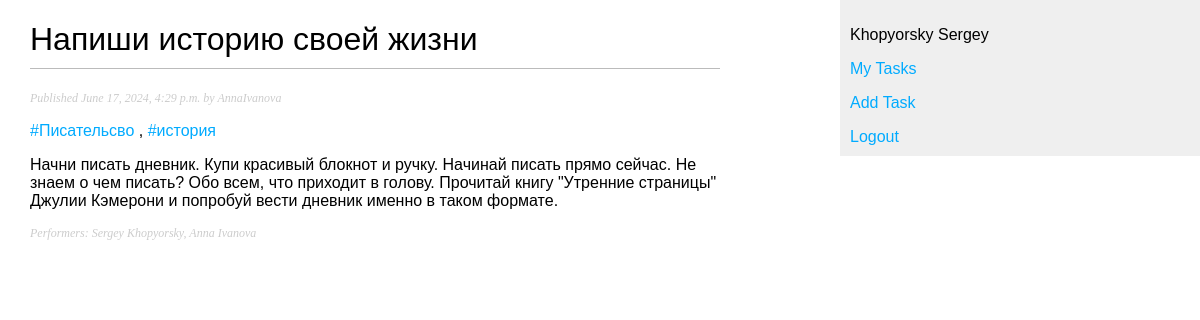
The page /task/napishi-istoriju-svoej-zhizni/ (signed in) on the database its author committed.
### tasks/models.py (models this page shows, shortened)
class Task(models.Model):
    class Status(models.TextChoices):
        IN_PROGRESS = 'PROG', 'In progress'
        IDLE = 'IDLE', 'Idle'
    name = models.CharField(max_length=100)
    detailed_descr = models.TextField(null=True, blank=True, verbose_name='description')
    slug = models.SlugField(max_length=100, unique_for_date='time_created')
    in_progress = models.CharField(max_length=4,
                                   choices=Status.choices,
                                   default=Status.IN_PROGRESS)
    created_by = models.ForeignKey(get_user_model(),
                                   on_delete=models.CASCADE,
                                   related_name='created_tasks',
                                   related_query_name='created_task',
                                   null=True)
    time_created = models.DateTimeField(auto_now_add=True)
    time_updated = models.DateTimeField(auto_now=True)
    time_to_finish = models.DateTimeField(null=True, blank=True)
    performers = models.ManyToManyField(get_user_model(),
                                        related_name='tasks',
                                        related_query_name='task')
    tags = TaggableManager(blank=True, related_name='tasks')
    objects = models.Manager()
    class Meta:
        ordering = ['-time_created']
        indexes = [
            models.Index(fields=['slug', 'time_created'])
        ]

### tasks/views.py (the view)
# urls.py: path('<slug:task_slug>/', TaskView.as_view(), name='page'),
class TaskView(LoginRequiredMixin, DetailView):
    model = Task
    template_name = 'tasks/task.html'
    slug_url_kwarg = 'task_slug'
    context_object_name = 'task'

### tasks/templatetags/task_tags.py (called while the page is built)
@register.inclusion_tag('tasks/task_info.html', name='info')
def show_task_info(task):
    return {'task': task}

@register.filter(name='_join')
def show_performers(performers):
    return ', '.join([f"{p.first_name} {p.last_name}" for p in performers])

### templates/tasks/task.html (shortened to what this page needs)
{% extends 'base.html' %}
{% load task_tags %}
{% block content %}
    <h1>{{ task.name }}</h1>
    <p class="date">{% info task %}</p>
    {% if task.tags.exists %}
        <p class="tags">
            {% for tag in task.tags.all %}
                <a href="{% url 'tasks:tag' tag.slug %}">#{{ tag.name }}</a>
                {% if not forloop.last %}, {% endif %}
            {% endfor %}
        </p>
    {% endif %}
    <p class="content">
        {{ task.detailed_descr }}
    </p>
    <p class="date">Performers: {{ task.performers.all|_join }}</p>
{% endblock content %}

### templates/base.html (shortened to what this page needs)
{%  load static %}
<!DOCTYPE html>
<html>
<head>
    <link href="{% static 'css/tasks.css' %}" rel="stylesheet">
</head>
<body>
    <div id="content">
    {% block content %}
    {% endblock content %}
    </div>
    <div id="sidebar">
        {% if user.is_authenticated %}
            <p>{{ user.last_name }} {{ user.first_name }}</p>
            <p><a href="{% url 'tasks:tasks' %}">My Tasks</a></p>
            <p><a href="{% url 'tasks:add_task' %}">Add Task</a></p>
            <form method="post" action="{%  url 'users:logout' %}">
                <a href="#" onclick="parentNode.submit();">Logout</a>
            </form>
        {% else %}
            <p>
            You should <a href="{% url 'users:login' %}">log in</a> or
            <a href="{%  url 'users:signup' %}">sign up</a>.
            </p>
        {% endif %}
    </div>
</body>
</html>

### templates/tasks/task_info.html
Published {{ task.time_created }} by
{%  if task.created_by %}{{ task.created_by }}{% else %}Unknown Author{% endif %}

### static/css/tasks.css (style rules this page uses)
body { margin: 0; padding: 0; font-family: helvetica, sans-serif; }
a { color: #00abff; text-decoration: none; }
h1 { font-weight: normal; border-bottom: 1px solid #bbb; padding: 0 0 10px 0; }
#content { float: left; width: 60%; padding: 0 0 0 30px; }
#sidebar { float: right; width: 30%; padding: 10px; background: #efefef; height: 100%; }
p.date { color: #ccc; font-family: georgia, serif; font-size: 12px; font-style: italic; }
* { box-sizing: border-box; }

### rows shown on the page
Task: name "Напиши историю своей жизни", time_created "June 17, 2024, 4:29 p.m.", created_by "AnnaIvanova", detailed_descr "Начни писать дневник. Купи красивый блокнот и ручку. Начинай писать прямо сейчас. Не знаем о чем писать? Обо всем, что приходит в голову. Прочитай книгу \"Утренние страницы\" Джулии Кэмерони и попробуй вести дневник именно в таком формате.", performers.all|_join "Sergey Khopyorsky, Anna Ivanova"
Tag: name "Писательсво"
Tag: name "история"

### other values the page prints
{{ user.last_name }} "Khopyorsky"
{{ user.first_name }} "Sergey"
